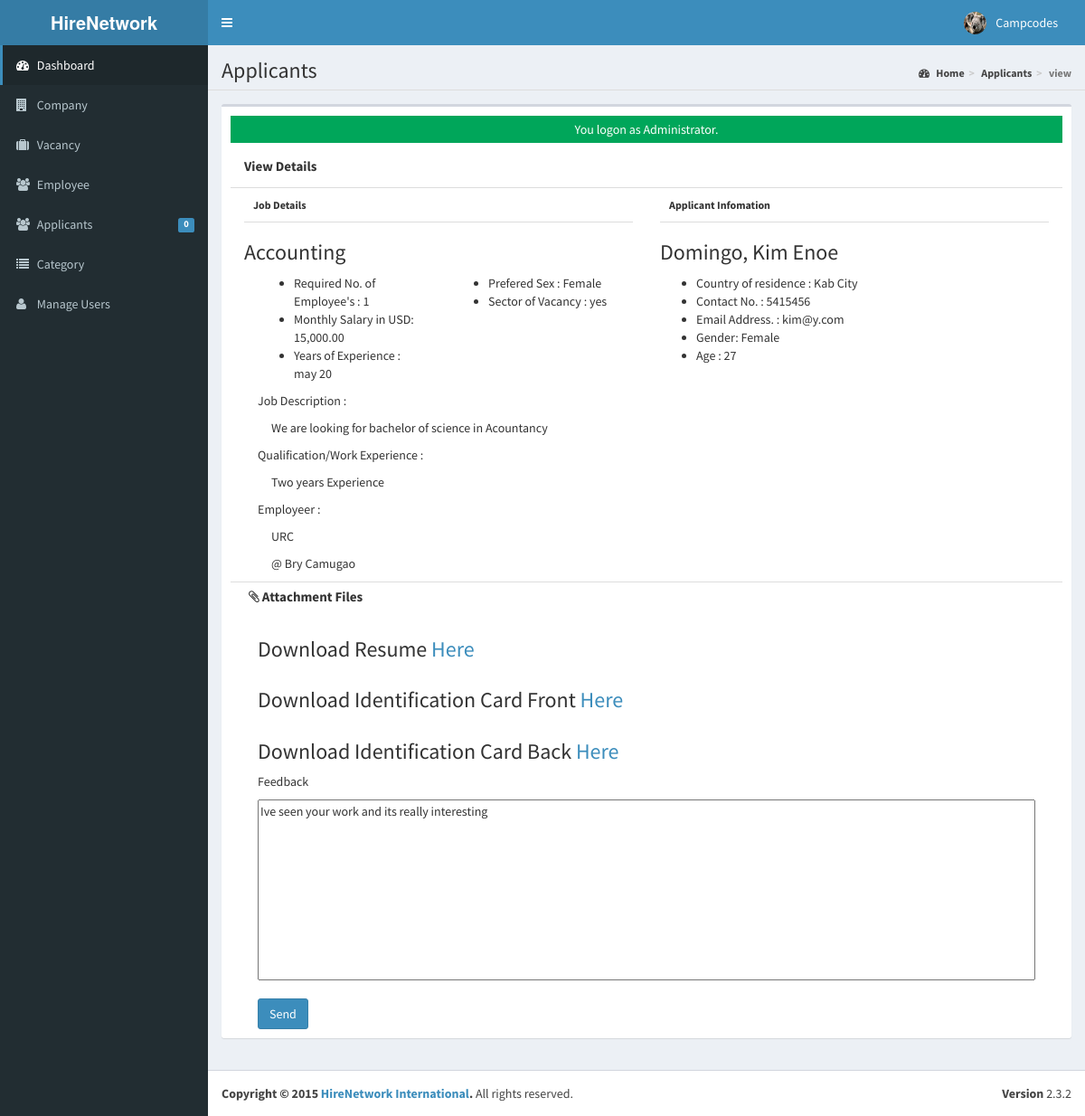
The app's page /admin/applicants/index.php?view=view&id=1 (signed in) with its own data.
### tables this page shows
CREATE TABLE `tblusers` (
  `USERID` varchar(30) NOT NULL,
  `FULLNAME` varchar(40) NOT NULL,
  `USERNAME` varchar(90) NOT NULL,
  `PASS` varchar(90) NOT NULL,
  `ROLE` varchar(30) NOT NULL,
  `PICLOCATION` varchar(255) NOT NULL
);

CREATE TABLE `tbljob` (
  `JOBID` int(11) NOT NULL,
  `COMPANYID` int(11) NOT NULL,
  `CATEGORY` varchar(250) NOT NULL,
  `OCCUPATIONTITLE` varchar(90) NOT NULL,
  `REQ_NO_EMPLOYEES` int(11) NOT NULL,
  `SALARIES` double NOT NULL,
  `DURATION_EMPLOYEMENT` varchar(90) NOT NULL,
  `QUALIFICATION_WORKEXPERIENCE` text NOT NULL,
  `JOBDESCRIPTION` text NOT NULL,
  `PREFEREDSEX` varchar(30) NOT NULL,
  `SECTOR_VACANCY` text NOT NULL,
  `JOBSTATUS` varchar(90) NOT NULL,
  `DATEPOSTED` datetime NOT NULL
);

CREATE TABLE `tblcompany` (
  `COMPANYID` int(11) NOT NULL,
  `COMPANYNAME` varchar(90) NOT NULL,
  `COMPANYADDRESS` varchar(90) NOT NULL,
  `COMPANYCONTACTNO` varchar(30) NOT NULL,
  `COMPANYSTATUS` varchar(90) NOT NULL,
  `COMPANYMISSION` text NOT NULL
);

CREATE TABLE `tblapplicants` (
  `APPLICANTID` int(11) NOT NULL,
  `FNAME` varchar(90) NOT NULL,
  `LNAME` varchar(90) NOT NULL,
  `MNAME` varchar(90) NOT NULL,
  `ADDRESS` varchar(255) NOT NULL,
  `SEX` varchar(11) NOT NULL,
  `CIVILSTATUS` varchar(30) NOT NULL,
  `BIRTHDATE` date NOT NULL,
  `BIRTHPLACE` varchar(255) NOT NULL,
  `AGE` int(2) NOT NULL,
  `USERNAME` varchar(90) NOT NULL,
  `PASS` varchar(90) NOT NULL,
  `EMAILADDRESS` varchar(90) NOT NULL,
  `CONTACTNO` varchar(90) NOT NULL,
  `DEGREE` text NOT NULL,
  `APPLICANTPHOTO` varchar(255) NOT NULL,
  `NATIONALID` varchar(255) NOT NULL
);

CREATE TABLE `tbljobregistration` (
  `REGISTRATIONID` int(11) NOT NULL,
  `COMPANYID` int(11) NOT NULL,
  `JOBID` int(11) NOT NULL,
  `APPLICANTID` int(11) NOT NULL,
  `APPLICANT` varchar(90) NOT NULL,
  `REGISTRATIONDATE` date NOT NULL,
  `REMARKS` varchar(255) NOT NULL DEFAULT 'Pending',
  `FILEID` varchar(30) DEFAULT NULL,
  `PENDINGAPPLICATION` tinyint(1) NOT NULL DEFAULT 1,
  `HVIEW` tinyint(1) NOT NULL DEFAULT 1,
  `DATETIMEAPPROVED` datetime NOT NULL
);

### admin/applicants/index.php (called while the page is built, shortened)
<?php
require_once("../../include/initialize.php");
 $title="Applicants";
require_once ("../theme/templates.php");
?>

### include/database.php (called while the page is built, shortened)
<?php
class Database {
	var $sql_string = '';
	private $conn;
	public function open_connection() {
		$this->conn = mysqli_connect(server,user,pass);
		if(!$this->conn){
			echo "Problem in database connection! Contact administrator!";
			exit();
		}else{
			$db_select = mysqli_select_db($this->conn,database_name);
		}
	}
	function setQuery($sql='') {
		$this->sql_string=$sql;
	}
	function executeQuery() {
		$result = mysqli_query($this->conn,$this->sql_string);
		return $result;
	}
	private function confirm_query($result) {
		return $result;
	}
	function loadSingleResult() {
		$cur = $this->executeQuery();
		while ($row = mysqli_fetch_object($cur)) {
		return $data = $row;
		}
	}
}
$mydb = new Database();
?>

### include/accounts.php (called while the page is built, shortened)
<?php
require_once(LIB_PATH.DS.'database.php');
class User {
	protected static  $tblname = "tblusers";
	function single_user($id=""){
			global $mydb;
			$mydb->setQuery("SELECT * FROM ".self::$tblname."
				Where USERID= '{$id}' LIMIT 1");
			$cur = $mydb->loadSingleResult();
			return $cur;
	}
}
?>

### include/function.php (called while the page is built, shortened)
<?php
function currentpage(){
		$this_page = $_SERVER['SCRIPT_NAME'];
	    $bits = explode('/',$this_page);
		 return $bits[3];
	}
		?>

### include/jobregistration.php (called while the page is built, shortened)
<?php
require_once(LIB_PATH.DS.'database.php');
class JobRegistration {
	protected static  $tblname = "tbljobregistration";
	function single_jobregistration($id=""){
			global $mydb;
			$mydb->setQuery("SELECT * FROM ".self::$tblname."
				Where REGISTRATIONID= '{$id}' LIMIT 1");
			$cur = $mydb->loadSingleResult();
			return $cur;
	}
}
?>

### include/job.php (called while the page is built, shortened)
<?php
require_once(LIB_PATH.DS.'database.php');
class Jobs {
	protected static  $tblname = "tbljob";
	function single_job($id=""){
			global $mydb;
			$mydb->setQuery("SELECT * FROM ".self::$tblname."
				Where JOBID= '{$id}' LIMIT 1");
			$cur = $mydb->loadSingleResult();
			return $cur;
	}
}
?>

### include/companies.php (called while the page is built, shortened)
<?php
require_once(LIB_PATH.DS.'database.php');
class Company {
	protected static  $tblname = "tblcompany";
	function single_company($id=""){
			global $mydb;
			$mydb->setQuery("SELECT * FROM ".self::$tblname."
				Where COMPANYID= '{$id}' LIMIT 1");
			$cur = $mydb->loadSingleResult();
			return $cur;
	}
}
?>

### include/applicant.php (called while the page is built, shortened)
<?php
require_once(LIB_PATH.DS.'database.php');
class Applicants {
	protected static  $tblname = "tblapplicants";
	function single_applicant($id=""){
			global $mydb;
			$mydb->setQuery("SELECT * FROM ".self::$tblname."
				Where APPLICANTID= '{$id}' LIMIT 1");
			$cur = $mydb->loadSingleResult();
			return $cur;
	}
}
?>

### admin/applicants/view.php (the view, shortened to what this page needs)
<?php
global $mydb;
	$red_id = isset($_GET['id']) ? $_GET['id'] : '';
	$jobregistration = New JobRegistration();
	$jobreg = $jobregistration->single_jobregistration($red_id);
	$applicant = new Applicants();
	$appl = $applicant->single_applicant($jobreg->APPLICANTID);
	$jobvacancy = New Jobs();
	$job = $jobvacancy->single_job($jobreg->JOBID);
	$company = new Company();
	$comp = $company->single_company($jobreg->COMPANYID);
	$sql = "SELECT * FROM `tblattachmentfile` WHERE `FILEID`=" .$jobreg->FILEID;
	$mydb->setQuery($sql);
	$attachmentfile = $mydb->loadSingleResult();
?>
<form action="controller.php?action=approve" method="POST">
<div class="col-sm-12 content-header" style="">View Details</div>
<div class="col-sm-6 content-body" >
	<p>Job Details</p>
	<h3><?php echo $job->OCCUPATIONTITLE; ?></h3>
	<div class="col-sm-6">
		<ul>
            <li><i class="fp-ht-bed"></i>Required No. of Employee's : <?php echo $job->REQ_NO_EMPLOYEES; ?></li>
            <li><i class="fp-ht-food"></i>Monthly Salary in USD: <?php echo number_format($job->SALARIES,2);  ?></li>
            <li><i class="fa fa-sun-"></i>Years of Experience : <?php echo $job->DURATION_EMPLOYEMENT; ?></li>
        </ul>
	</div>
	<div class="col-sm-6">
		<ul>
            <li><i class="fp-ht-tv"></i>Prefered Sex : <?php echo $job->PREFEREDSEX; ?></li>
            <li><i class="fp-ht-computer"></i>Sector of Vacancy : <?php echo $job->SECTOR_VACANCY; ?></li>
        </ul>
	</div>
	<div class="col-sm-12">
		<p>Job Description : </p>
		<p style="margin-left: 15px;"><?php echo $job->JOBDESCRIPTION;?></p>
	</div>
	<div class="col-sm-12">
		<p>Qualification/Work Experience : </p>
		<p style="margin-left: 15px;"><?php echo $job->QUALIFICATION_WORKEXPERIENCE; ?></p>
	</div>
	<div class="col-sm-12">
		<p>Employeer : </p>
		<p style="margin-left: 15px;"><?php echo $comp->COMPANYNAME ; ?></p>
		<p style="margin-left: 15px;">@ <?php echo $comp->COMPANYADDRESS ; ?></p>
	</div>
</div>
<div class="col-sm-6 content-body" >
	<p>Applicant Infomation</p>
	<h3> <?php echo $appl->LNAME. ', ' .$appl->FNAME . ' ' . $appl->MNAME;?></h3>
	<ul>
		<li>Country of residence : <?php echo $appl->ADDRESS; ?></li>
		<li>Contact No. : <?php echo $appl->CONTACTNO;?></li>
		<li>Email Address. : <?php echo $appl->EMAILADDRESS;?></li>
		<li>Gender: <?php echo $appl->SEX;?></li>
		<li>Age : <?php echo $appl->AGE;?></li>
	</ul>
</div>
<div class="col-sm-12 content-footer">
<p><i class="fa fa-paperclip"></i>  Attachment Files</p>
	<div class="col-sm-12 slider">
		 <h3>Download Resume <a href="<?php echo web_root.'applicant/'.$attachmentfile->FILE_LOCATION; ?>">Here</a></h3>
	</div>
	<div class="col-sm-12 slider">
		 <h3>Download Identification Card Front <a href="<?php echo web_root.'applicant/'.$attachmentfile->IDFRONT; ?>">Here</a></h3>
	</div>
	<div class="col-sm-12 slider">
		 <h3>Download Identification Card Back <a href="<?php echo web_root.'applicant/'.$attachmentfile->IDBACK; ?>">Here</a></h3>
	</div>
	<div class="col-sm-12">
		<p>Feedback</p>
		<textarea class="input-group" name="REMARKS"><?php echo isset($jobreg->REMARKS) ? $jobreg->REMARKS : ""; ?></textarea>
	</div>
	<div class="col-sm-12  submitbutton ">
		<button type="submit" name="submit" class="btn btn-primary">Send</button>
	</div>
</div>
</form>

### admin/theme/templates.php (shortened to what this page needs)
<!DOCTYPE html>
<html>
    <head>
        <link rel="stylesheet" href="<?php echo web_root;?>bootstrap/css/bootstrap.min.css">
        <link rel="stylesheet" href="<?php echo web_root;?>plugins/font-awesome/css/font-awesome.min.css">
        <link rel="stylesheet" href="<?php echo web_root;?>dist/css/AdminLTE.min.css">
        <link rel="stylesheet" href="<?php echo web_root;?>dist/css/skins/_all-skins.min.css">
        <link rel="stylesheet" href="<?php echo web_root;?>plugins/iCheck/flat/blue.css">
        <link rel="stylesheet" href="<?php echo web_root;?>plugins/morris/morris.css">
        <link rel="stylesheet" href="<?php echo web_root;?>plugins/jvectormap/jquery-jvectormap-1.2.2.css">
        <link href="<?php echo web_root; ?>plugins/datepicker/bootstrap-datetimepicker.min.css" rel="stylesheet" media="screen">
        <link rel="stylesheet" href="<?php echo web_root;?>plugins/dataTables/jquery.dataTables.min.css">
        <link rel="stylesheet" href="<?php echo web_root;?>plugins/bootstrap-wysihtml5/bootstrap3-wysihtml5.min.css">
    </head>
 <body class="hold-transition skin-blue fixed sidebar-mini">
<div class="wrapper">
  <header class="main-header">
    <a href="<?php echo web_root;?>/admin/" class="logo">
      <span class="logo-lg"><b>HireNetwork International</b></span>
    </a>
    <nav class="navbar navbar-static-top" role="navigation">
      <a href="#" class="sidebar-toggle" data-toggle="offcanvas" role="button">
      </a>
      <div class="navbar-custom-menu">
        <ul class="nav navbar-nav">
          <?php
              $user = New User();
              $singleuser = $user->single_user($_SESSION['ADMIN_USERID']);
          ?>
          <li class="dropdown user user-menu" style="padding-right: 15px;"  >
            <a href="#" class="dropdown-toggle" data-toggle="dropdown">
              <img src="<?php echo web_root.'admin/user/'. $singleuser->PICLOCATION;?>" class="user-image" alt="User Image">
              <span class="hidden-xs"><?php echo $singleuser->FULLNAME; ?></span>
            </a>
          </li>
        </ul>
      </div>
    </nav>
  </header>
  <aside class="main-sidebar">
    <section class="sidebar">
      <ul class="sidebar-menu">
        <li  class="<?php echo (currentpage() == 'index.php') ? "active" : false;?>" >
          <a href="<?php echo web_root ;?>admin/">
            <i class="fa fa-dashboard"></i> <span>Dashboard</span>
          </a>
        </li>
        <li class="<?php echo (currentpage() == 'company') ? "active" : false;?>" >
          <a href="<?php echo web_root ;?>admin/company/">
            <i class="fa fa-building"></i> <span>Company</span>
          </a>
        </li>
        <li class="<?php echo (currentpage() == 'vacancy') ? "active" : false;?>" >
          <a href="<?php echo web_root ;?>admin/vacancy/">
            <i class="fa fa-suitcase"></i> <span>Vacancy</span>
          </a>
        </li>
        <li class="<?php echo (currentpage() == 'employee') ? "active" : false;?>" >
          <a href="<?php echo web_root ;?>admin/employee/">
            <i class="fa fa-users"></i> <span>Employee</span>
          </a>
        </li>
        <li class="<?php echo (currentpage() == 'applicants') ? "active" : false;?>" >
          <a href="<?php echo web_root ;?>admin/applicants/">
            <i class="fa fa-users"></i> <span>Applicants</span>
            <span class="label label-primary pull-right">
              <?php
                $sql = "SELECT count(*) as 'APPL' FROM `tbljobregistration` WHERE `PENDINGAPPLICATION`=1";
                $mydb->setQuery($sql);
                $pending = $mydb->loadSingleResult();
                echo $pending->APPL;
              ?>
            </span>
          </a>
        </li>
        <li class="<?php echo (currentpage() == 'category') ? "active" : false;?>" >
          <a href="<?php echo web_root ;?>admin/category/">
            <i class="fa fa-list"></i> <span>Category</span>
          </a>
        </li>
         <li class="<?php echo (currentpage() == 'user') ? "active" : false;?>">
          <a href="<?php echo web_root; ?>admin/user/">
            <i class="fa fa-user"></i> <span>Manage Users</span> </a>
        </li>
      </ul>
    </section>
  </aside>
  <div class="content-wrapper">
  <section class="content-header">
      <h1>
        <?php echo isset($title) ? $title : ''; ?>
      </h1>
      <ol class="breadcrumb">
        <?php
          if ($title!='Home') {
            $active_title = '';
            if (isset($_GET['view'])) {
              $active_title = '<li class='.$active_title.'><a href="index.php">'.$title.'</a></li>';
            }else{
              $active_title = '<li class='.$active_title.'>'.$title.'</li>';
            }
            echo '<li><a href='.web_root.'admin/><i class="fa fa-dashboard"></i> Home</a></li>';
            echo  $active_title;
            echo  isset($_GET['view']) ? '<li class="active">'.$_GET['view'].'</li>' : '';
          }
        ?>
      </ol>
    </section>
         <section class="content">
          <div class="row">
            <div class="col-xs-12">
              <div class="box">
                <div class="box-body">
              <?php
               require_once $content;
               ?>
             </div>
             </div>
           </div>
         </div>
         </section>
 </div>
  <footer class="main-footer">
    <div class="pull-right hidden-xs">
      <b>Version</b> 2.3.2
    </div>
    <strong>Copyright &copy; 2015 <a href="#">HireNetwork International</a>.</strong> All rights
    reserved.
  </footer>
    </body>
</html>

### admin/applicants/view.php (style rules this page uses)
.content-header { min-height: 50px; border-bottom: 1px solid #ddd; font-size: 15px; font-weight: bold; }
.content-body { min-height: 350px; }
.content-body >p { padding:10px; font-size: 12px; font-weight: bold; border-bottom: 1px solid #ddd; }
.content-footer { min-height: 100px; border-top: 1px solid #ddd; }
.content-footer > p { padding:5px; font-size: 15px; font-weight: bold; }
.content-footer textarea { width: 100%; height: 200px; }
.content-footer .submitbutton { margin-top: 20px; }

### records on screen
tblusers: PICLOCATION (picture), FULLNAME "Campcodes"
tbljob: OCCUPATIONTITLE "Accounting", REQ_NO_EMPLOYEES "1", SALARIES "15,000.00", DURATION_EMPLOYEMENT "may 20", PREFEREDSEX "Female", SECTOR_VACANCY "yes", JOBDESCRIPTION "We are looking for bachelor of science in Acountancy", QUALIFICATION_WORKEXPERIENCE "Two years Experience"
tblcompany: COMPANYNAME "URC", COMPANYADDRESS "Bry Camugao"
tblapplicants: LNAME "Domingo", FNAME "Kim", MNAME "Enoe", ADDRESS "Kab City", CONTACTNO "5415456", EMAILADDRESS "kim@y.com", SEX "Female", AGE "27"
tbljobregistration: REMARKS "Ive seen your work and its really interesting"

### other values on screen
$pending->APPL "0"
$title "Applicants"
$_GET['view'] "view"
$_SESSION['message'] "You logon as Administrator."
